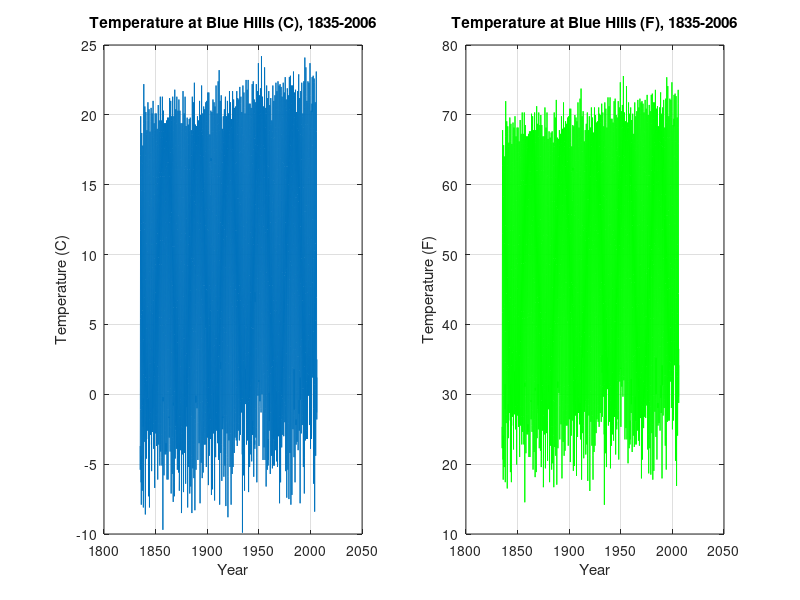
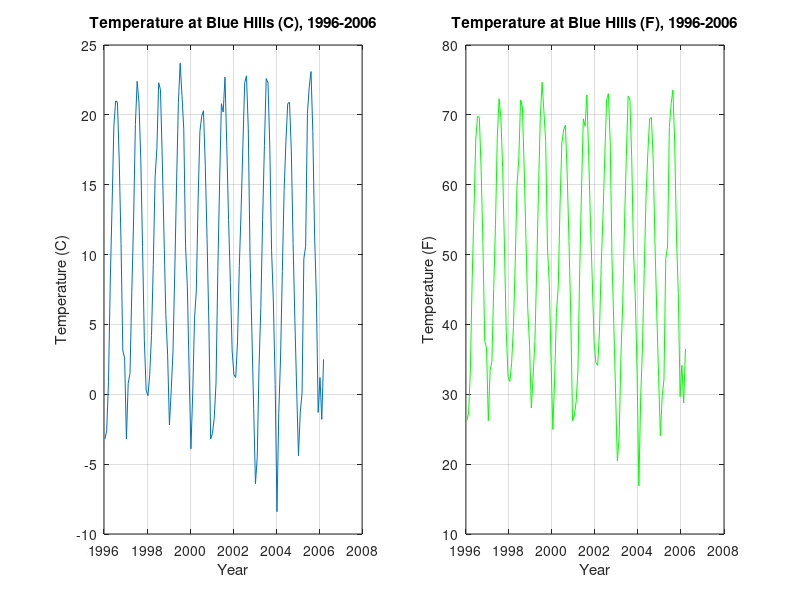

Source code (MATLAB) for these figures, in order:
% Devin Delfino
% PHYS 228: Scientific Computing
% Assignment 1: Looking for Climate Change, Part 1

load blue_hills_temperature.tsv
months = blue_hills_temperature(:,1);
temperature_C = blue_hills_temperature(:,3);
years = (months/12)+1960;

temperature_F = (temperature_C*(9/5))+32

figure;

% Plotting Blue Hills Temperature data in degrees Celsius
subplot(1,2,1);
plot(years, temperature_C);
ylabel('Temperature (C)');
xlabel('Year');
title('Temperature at Blue Hills (C), 1835-2006');
grid;

% Plotting Blue Hills Temperature data in degrees Fahrenheit
subplot(1,2,2);
plot(years, temperature_F,'g');
ylabel('Temperature (F)');
xlabel('Year');
title('Temperature at Blue Hills (F), 1835-2006');
grid;

figure;

% Plotting Blue Hills Temperature data in degrees Celsius for the last 10 years only
subplot(1,2,1);
plot(years(years>=1996),temperature_C(years>=1996));
ylabel('Temperature (C)');
xlabel('Year');
title('Temperature at Blue Hills (C), 1996-2006');
grid;

% Plotting Blue Hills Temperature data in degrees Fahrenheit for the last 10 years only
subplot(1,2,2);
plot(years(years>=1996),temperature_F(years>=1996), 'g');
ylabel('Temperature (F)');
xlabel('Year');
title('Temperature at Blue Hills (F), 1996-2006');
grid;